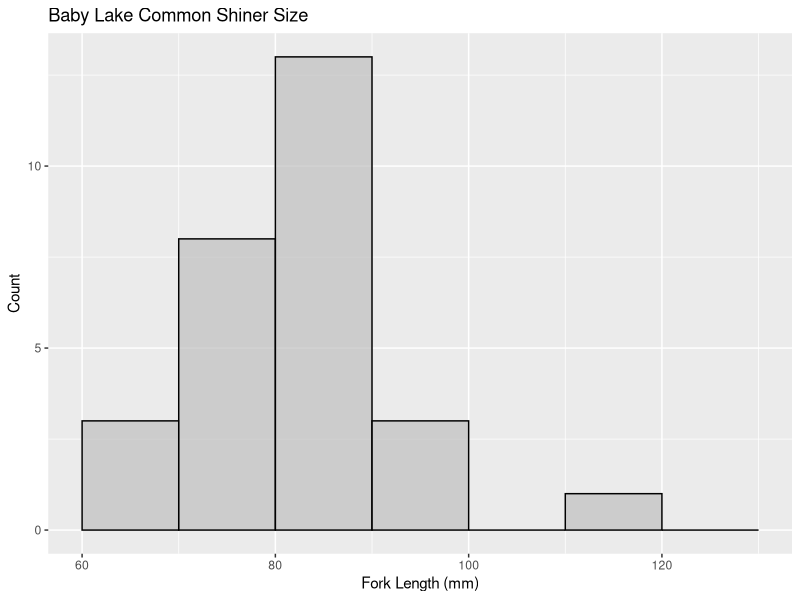
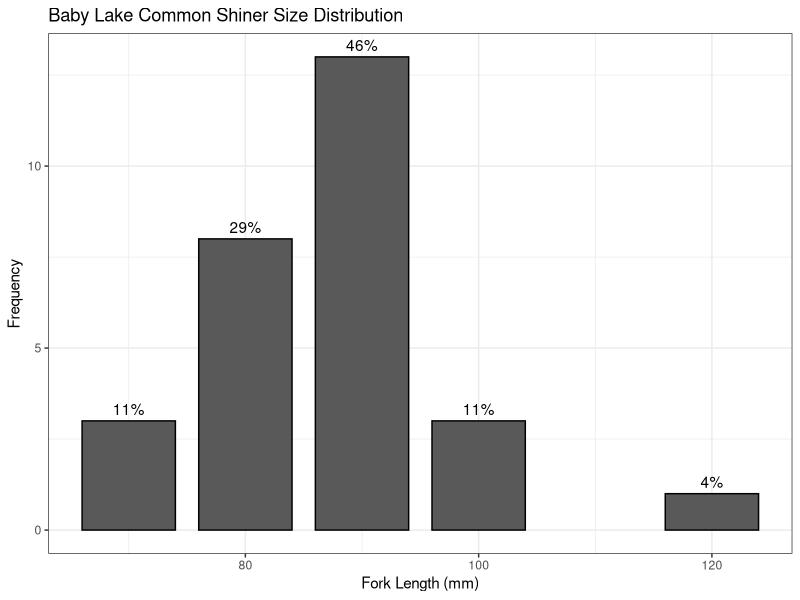
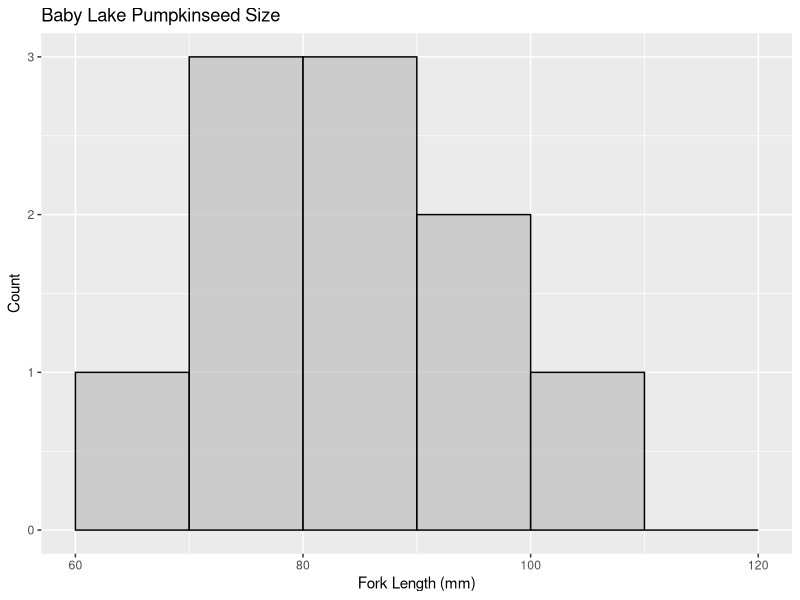
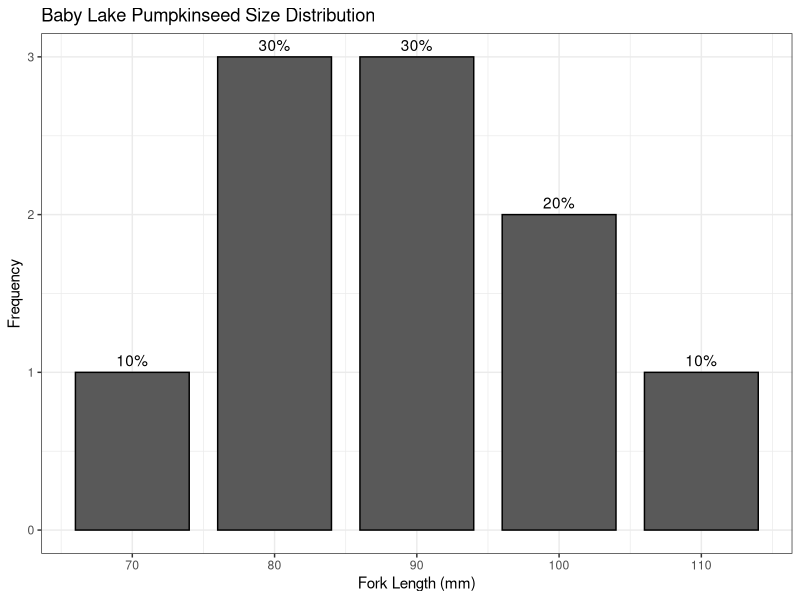
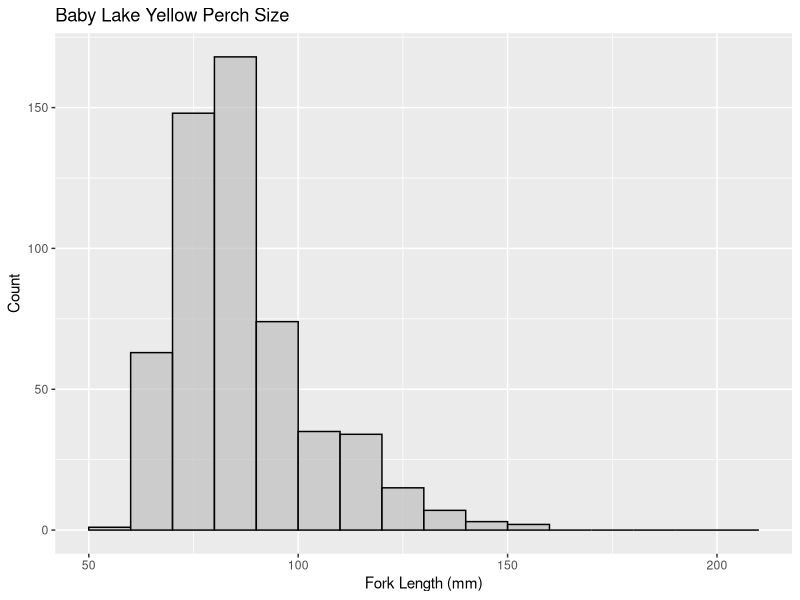
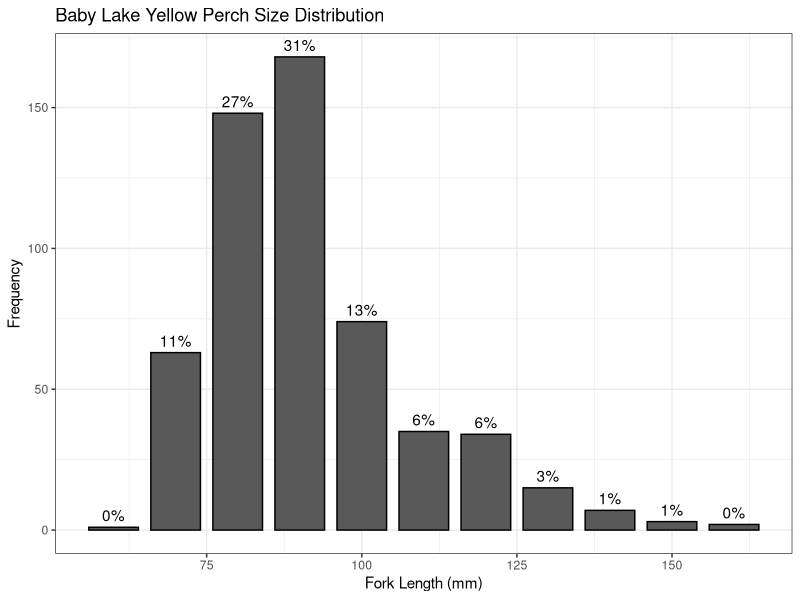
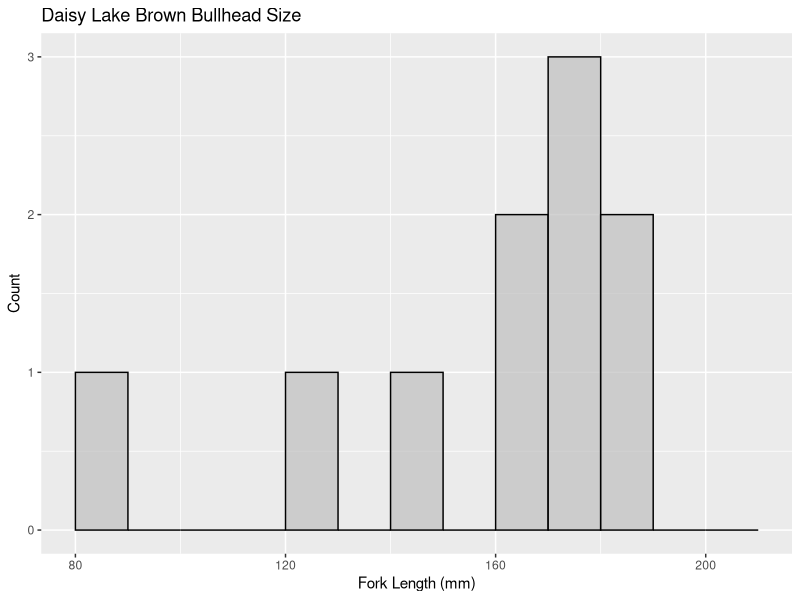
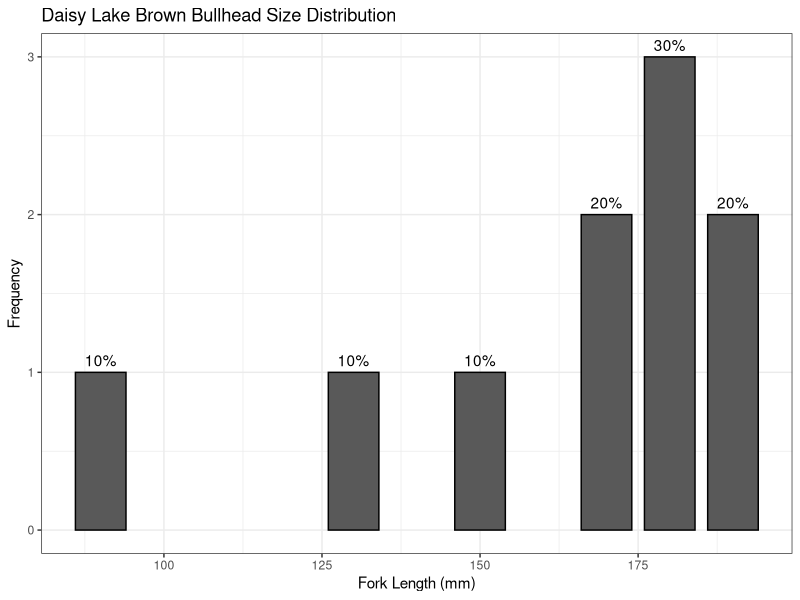

The R source for these figures, in order:
## ---- chunk 1
knitr::opts_chunk$set(echo = TRUE)
## ---- chunk 2
library(tidyverse)
library(readr)

data <- read_csv("data/studylakes_catchdata.csv")
data <- data[c(-20,-21,-22)]

## ---- chunk 3

preyfish <- subset(data, data$FLEN<200)

## ---- chunk 4

babyprey <- subset(preyfish, preyfish$FK_Survey_ID == "11")

##Subset by species w/ more than 10 samples - aka where we have to select on the gradient
#Common Shiner
baby_comshin <- subset(babyprey, babyprey$`Species code` == "198")
baby_comshin_freq<- plyr::count(baby_comshin, "FLEN")
# Counts the number of observations according to FLEN
baby_comshin_freq$freqlbls <- as.character(baby_comshin_freq$freq)
# Calculating percent in each size class
baby_comshin_freq$pct <- round(baby_comshin_freq$freq/sum(baby_comshin_freq$freq)*100)
baby_comshin_freq$pctlbls <- as.character(baby_comshin_freq$pct)
# Adding % to the labels
baby_comshin_freq$pctlbls <- paste(baby_comshin_freq$pctlbls,"%",sep="")

#Pumpkinseed
baby_pseed <- subset(babyprey, babyprey$`Species code` == "313")
baby_pseed_freq<- plyr::count(baby_pseed, "FLEN")
baby_pseed_freq$freqlbls <- as.character(baby_pseed_freq$freq)
baby_pseed_freq$pct <- round(baby_pseed_freq$freq/sum(baby_pseed_freq$freq)*100)
baby_pseed_freq$pctlbls <- as.character(baby_pseed_freq$pct)
baby_pseed_freq$pctlbls <- paste(baby_pseed_freq$pctlbls,"%",sep="")

#Yellow Perch
baby_perch <- subset(babyprey, babyprey$`Species code` == "331")
baby_perch_freq<- plyr::count(baby_perch, "FLEN")
baby_perch_freq$freqlbls <- as.character(baby_perch_freq$freq)
baby_perch_freq$pct <- round(baby_perch_freq$freq/sum(baby_perch_freq$freq)*100)
baby_perch_freq$pctlbls <- as.character(baby_perch_freq$pct)
baby_perch_freq$pctlbls <- paste(baby_perch_freq$pctlbls,"%",sep="")

## ---- chunk 5
##Size histogram
ggplot(data = baby_comshin, aes(FLEN)) + 
  geom_histogram(breaks=seq(60, 130, by = 10), 
                 col="black", 
                 fill="grey", 
                 alpha = .7) + 
  labs(title="Baby Lake Common Shiner Size", x="Fork Length (mm)", y="Count")

##Size histogram w/ percent labels
ggplot(data=baby_comshin_freq, aes(x=FLEN, y=freq))+
  geom_bar(stat="identity",width=8, colour = "black")+
  xlab("Fork Length (mm)")+
  ylab("Frequency")+
  ggtitle("Baby Lake Common Shiner Size Distribution")+
  scale_y_continuous()+
  scale_x_continuous()+
  geom_text(aes(label=pctlbls), vjust=-0.5)+
  theme_bw()

## ---- chunk 6
##Size histogram
ggplot(data = baby_pseed, aes(FLEN)) + 
  geom_histogram(breaks=seq(60, 120, by = 10), 
                 col="black", 
                 fill="grey", 
                 alpha = .7) + 
  labs(title="Baby Lake Pumpkinseed Size", x="Fork Length (mm)", y="Count")

##Size histogram w/ percent labels
ggplot(data=baby_pseed_freq, aes(x=FLEN, y=freq))+
  geom_bar(stat="identity",width=8, colour = "black")+
  xlab("Fork Length (mm)")+
  ylab("Frequency")+
  ggtitle("Baby Lake Pumpkinseed Size Distribution")+
  scale_y_continuous()+
  scale_x_continuous()+
  geom_text(aes(label=pctlbls), vjust=-0.5)+
  theme_bw()

## ---- chunk 7
##Size histogram
ggplot(data = baby_perch, aes(FLEN)) + 
  geom_histogram(breaks=seq(50, 210, by = 10), 
                 col="black", 
                 fill="grey", 
                 alpha = .7) + 
  labs(title="Baby Lake Yellow Perch Size", x="Fork Length (mm)", y="Count")

##Size histogram w/ percent labels
ggplot(data=baby_perch_freq, aes(x=FLEN, y=freq))+
  geom_bar(stat="identity",width=8, colour = "black")+
  xlab("Fork Length (mm)")+
  ylab("Frequency")+
  ggtitle("Baby Lake Yellow Perch Size Distribution")+
  scale_y_continuous()+
  scale_x_continuous()+
  geom_text(aes(label=pctlbls), vjust=-0.5)+
  theme_bw()

## ---- chunk 8

daisyprey <- subset(preyfish, preyfish$FK_Survey_ID == "14")

##Subset by species w/ more than 10 samples - aka where we have to select on the gradient
# Brown Bullhead
daisy_bbull <- subset(daisyprey, daisyprey$`Species code` == "233")
daisy_bbull_freq<- plyr::count(daisy_bbull, "FLEN")
daisy_bbull_freq$freqlbls <- as.character(daisy_bbull_freq$freq)
daisy_bbull_freq$pct <- round(daisy_bbull_freq$freq/sum(daisy_bbull_freq$freq)*100)
daisy_bbull_freq$pctlbls <- as.character(daisy_bbull_freq$pct)
daisy_bbull_freq$pctlbls <- paste(daisy_bbull_freq$pctlbls,"%",sep="")

# Smallmouth Bass
daisy_smb <- subset(daisyprey, daisyprey$`Species code` == "316")
daisy_smb_freq<- plyr::count(daisy_smb, "FLEN")
daisy_smb_freq$freqlbls <- as.character(daisy_smb_freq$freq)
daisy_smb_freq$pct <- round(daisy_smb_freq$freq/sum(daisy_smb_freq$freq)*100)
daisy_smb_freq$pctlbls <- as.character(daisy_smb_freq$pct)
daisy_smb_freq$pctlbls <- paste(daisy_smb_freq$pctlbls,"%",sep="")

# Yellow Perch
daisy_perch <- subset(daisyprey, daisyprey$`Species code` == "331")
daisy_perch_freq<- plyr::count(baby_perch, "FLEN")
daisy_perch_freq$freqlbls <- as.character(daisy_perch_freq$freq)
daisy_perch_freq$pct <- round(daisy_perch_freq$freq/sum(daisy_perch_freq$freq)*100)
daisy_perch_freq$pctlbls <- as.character(daisy_perch_freq$pct)
daisy_perch_freq$pctlbls <- paste(daisy_perch_freq$pctlbls,"%",sep="")

## ---- chunk 9
##Size histogram
ggplot(data = daisy_bbull, aes(FLEN)) + 
  geom_histogram(breaks=seq(80, 210, by = 10), 
                 col="black", 
                 fill="grey", 
                 alpha = .7) + 
  labs(title="Daisy Lake Brown Bullhead Size", x="Fork Length (mm)", y="Count")

##Size histogram w/ percent labels
ggplot(data=daisy_bbull_freq, aes(x=FLEN, y=freq))+
  geom_bar(stat="identity",width=8, colour = "black")+
  xlab("Fork Length (mm)")+
  ylab("Frequency")+
  ggtitle("Daisy Lake Brown Bullhead Size Distribution")+
  scale_y_continuous()+
  scale_x_continuous()+
  geom_text(aes(label=pctlbls), vjust=-0.5)+
  theme_bw()

## ---- chunk 10
##Size histogram
ggplot(data = daisy_smb, aes(FLEN)) + 
  geom_histogram(breaks=seq(100, 210, by = 10), 
                 col="black", 
                 fill="grey", 
                 alpha = .7) + 
  labs(title="Daisy Lake Smallmouth Bass Size", x="Fork Length (mm)", y="Count")

##Size histogram w/ percent labels
ggplot(data=daisy_smb_freq, aes(x=FLEN, y=freq))+
  geom_bar(stat="identity",width=8, colour = "black")+
  xlab("Fork Length (mm)")+
  ylab("Frequency")+
  ggtitle("Daisy Lake Smallmouth Bass Size Distribution")+
  scale_y_continuous()+
  scale_x_continuous()+
  geom_text(aes(label=pctlbls), vjust=-0.5)+
  theme_bw()

## ---- chunk 11
##Size histogram
ggplot(data = daisy_perch, aes(FLEN)) + 
  geom_histogram(breaks=seq(30, 180, by = 10), 
                 col="black", 
                 fill="grey", 
                 alpha = .7) + 
  labs(title="Daisy Lake Yellow Perch Size", x="Fork Length (mm)", y="Count")

##Size histogram w/ percent labels
ggplot(data=daisy_perch_freq, aes(x=FLEN, y=freq))+
  geom_bar(stat="identity",width=8, colour = "black")+
  xlab("Fork Length (mm)")+
  ylab("Frequency")+
  ggtitle("Daisy Lake Yellow Perch Size Distribution")+
  scale_y_continuous()+
  scale_x_continuous()+
  geom_text(aes(label=pctlbls), vjust=-0.5)+
  theme_bw()

